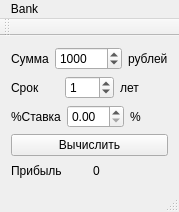
<?xml version="1.0" encoding="UTF-8"?>
<ui version="4.0">
 <class>MainWindow</class>
 <widget class="QMainWindow" name="MainWindow">
  <property name="geometry">
   <rect>
    <x>0</x>
    <y>0</y>
    <width>178</width>
    <height>212</height>
   </rect>
  </property>
  <property name="windowTitle">
   <string>MainWindow</string>
  </property>
  <widget class="QWidget" name="centralWidget">
   <layout class="QVBoxLayout" name="verticalLayout">
    <item>
     <layout class="QHBoxLayout" name="horizontalLayout">
      <item>
       <widget class="QLabel" name="label_1">
        <property name="text">
         <string>Сумма</string>
        </property>
       </widget>
      </item>
      <item>
       <widget class="QSpinBox" name="spinBox_1">
        <property name="maximum">
         <number>10000000</number>
        </property>
        <property name="singleStep">
         <number>1000</number>
        </property>
        <property name="value">
         <number>1000</number>
        </property>
       </widget>
      </item>
      <item>
       <widget class="QLabel" name="label_11">
        <property name="text">
         <string>рублей</string>
        </property>
       </widget>
      </item>
     </layout>
    </item>
    <item>
     <layout class="QHBoxLayout" name="horizontalLayout_2">
      <item>
       <widget class="QLabel" name="label">
        <property name="text">
         <string>Срок</string>
        </property>
       </widget>
      </item>
      <item>
       <widget class="QSpinBox" name="spinBox_2">
        <property name="maximum">
         <number>200</number>
        </property>
        <property name="singleStep">
         <number>1</number>
        </property>
        <property name="value">
         <number>1</number>
        </property>
       </widget>
      </item>
      <item>
       <widget class="QLabel" name="label_2">
        <property name="text">
         <string>лет</string>
        </property>
       </widget>
      </item>
     </layout>
    </item>
    <item>
     <layout class="QHBoxLayout" name="horizontalLayout_3">
      <item>
       <widget class="QLabel" name="label_3">
        <property name="text">
         <string>%Ставка</string>
        </property>
       </widget>
      </item>
      <item>
       <widget class="QDoubleSpinBox" name="spinBox_3"/>
      </item>
      <item>
       <widget class="QLabel" name="label_4">
        <property name="text">
         <string>%</string>
        </property>
       </widget>
      </item>
     </layout>
    </item>
    <item>
     <widget class="QPushButton" name="pushButton">
      <property name="text">
       <string>Вычислить</string>
      </property>
     </widget>
    </item>
    <item>
     <layout class="QHBoxLayout" name="horizontalLayout_4">
      <item>
       <widget class="QLabel" name="label_5">
        <property name="text">
         <string>Прибыль</string>
        </property>
       </widget>
      </item>
      <item>
       <widget class="QLabel" name="sum">
        <property name="text">
         <string>0</string>
        </property>
       </widget>
      </item>
     </layout>
    </item>
   </layout>
  </widget>
  <widget class="QMenuBar" name="menuBar">
   <property name="geometry">
    <rect>
     <x>0</x>
     <y>0</y>
     <width>178</width>
     <height>20</height>
    </rect>
   </property>
   <widget class="QMenu" name="menuBank">
    <property name="title">
     <string>Bank</string>
    </property>
   </widget>
   <addaction name="menuBank"/>
  </widget>
  <widget class="QToolBar" name="mainToolBar">
   <attribute name="toolBarArea">
    <enum>TopToolBarArea</enum>
   </attribute>
   <attribute name="toolBarBreak">
    <bool>false</bool>
   </attribute>
  </widget>
  <widget class="QStatusBar" name="statusBar"/>
 </widget>
 <layoutdefault spacing="6" margin="11"/>
 <resources/>
 <connections/>
</ui>
